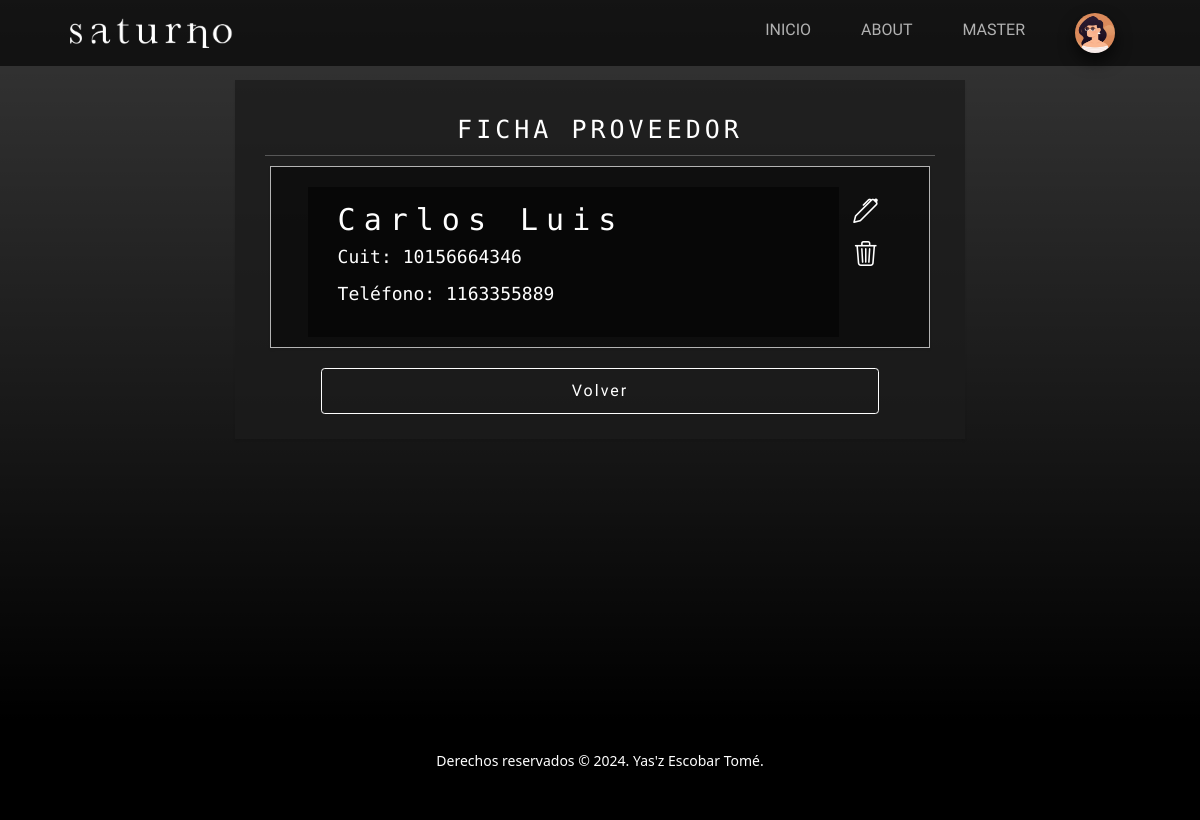
The app's page /cuentas/ver-proveedor/11 (signed in) with its own data.
### userManagement/models.py (models this page shows)
class Avatar(models.Model):
    user = models.OneToOneField(User, on_delete=models.CASCADE)
    image = models.ImageField(upload_to='media/avatars/', null=True, blank=True)
    def __str__(self):
        return self.image.url

### accounts/models.py (models this page shows, shortened)
class Person(models.Model):
    cuit = models.CharField(max_length=11, null=True, blank=True)
    phone = models.IntegerField(null=True, blank=True)

class Supplier(Person):
    company = models.CharField(max_length=50)

class Person(models.Model):
    cuit = models.CharField(max_length=11, null=True, blank=True)
    phone = models.IntegerField(null=True, blank=True)

### accounts/views.py (the view)
# urls.py: path('ver-proveedor/<int:pk>', views.SupplierDetailView.as_view(), name='DetailSupplier'),
class SupplierDetailView(LoginRequiredMixin, DetailView):
    model = Supplier
    context_object_name = 'supplier'
    template_name = 'accounts/supplier-detail.html'

### accounts/templates/accounts/supplier-detail.html (shortened to what this page needs)
{% extends 'main/base.html'  %}
{% block main %}
<section class="page-section">
    <div class="container container-box py-4 px-lg-5 text-white text-center">
        <h1>FICHA PROVEEDOR</h1>
        <hr>
        <div class="row mx-2 mb-2 custom-card justify-content-center">
            <div class="col-10 pt-4 pe-4 mt-sm-3 info-card">
                <h2>{{ supplier.company }}</h2>
                <p>Cuit: {{supplier.cuit}}</p>
                <p>Teléfono: {{supplier.phone}}</p>
            </div>
            {% if request.user.is_superuser %}
            <div class="col-1 mt-sm-3 justify-content-around">
                <div class="my-2">
                    <a href="{% url 'UpdateSupplier' supplier.pk %}"><i class="bi bi-pen"></i></a>
                </div>
                <div class="my-2">
                    <a class="trash-icon" href="{% url 'DeleteSupplier' supplier.pk %}"><i class="bi bi-trash3"></i></a>
                </div>
            </div>
            {% endif %}
        </div>
        <a class="btn btn-outline-green col-10 my-3 mt-4" href="{% url 'Suppliers' %}">Volver</a>
    </div>
</section>
{% endblock %}

### main/templates/main/base.html (shortened to what this page needs)
{% load static %}
<!DOCTYPE html>
<html lang="es">
<head>
    <link href="https://cdn.jsdelivr.net/npm/bootstrap@5.3.3/dist/css/bootstrap.min.css" rel="stylesheet"
>
    <link href="{% static 'main/css/styles.css' %}" rel="stylesheet"/>
</head>
<body>
    <nav class="navbar navbar-expand-lg navbar-light fixed-top">
        <div class="container px-4 px-lg-5">
            <a class="navbar-brand" href="/">
                <img src="{% static 'main/assets/img/logo.png' %}" alt="logo" class="d-inline-block align-text-top">
            </a>
            <div class="collapse navbar-collapse" id="navbarNav">
                <ul class="navbar-nav ms-auto">
                    <li class="nav-item pt-2">
                        <a class="nav-link" aria-current="page" href="{% url 'index' %}">INICIO</a>
                    </li>
                    <li class="nav-item pt-2">
                        <a class="nav-link" href="{% url 'About' %}">ABOUT</a>
                    </li>
                    <li class="nav-item dropdown pt-2">
                        {% if request.user.is_authenticated %}
                        <a class="nav-link" type="button" id="dropdownMenuButton" data-bs-toggle="dropdown" aria-expanded="false">
                            {{request.user.username|upper}}
                        </a>
                        {% endif %}
                    </li>
                    <li class="nav-item dropdown">
                        {% if request.user.is_authenticated %}
                        <a class="nav-link" type="button" id="dropdownMenuButton" data-bs-toggle="dropdown" aria-expanded="false">
                            <img class="avatar-circle" src="{{request.user.avatar}}" alt="" height="40px">
                        </a>
                        {% endif %}
                    </li>
                </ul>
            </div>
        </div>
    </nav>
    {% block main %}
    {% endblock main %}
    <footer class="footer bg-black small text-center text-white-50">
        <p>Derechos reservados &copy; 2024. Yas'z Escobar Tomé.</p>
    </footer>
</body>
</html>

### records on screen
Supplier: company "Carlos Luis"
Person: cuit "10156664346", phone "1163355889"

### other values on screen
{{ request.user.username|upper }} "MASTER"
